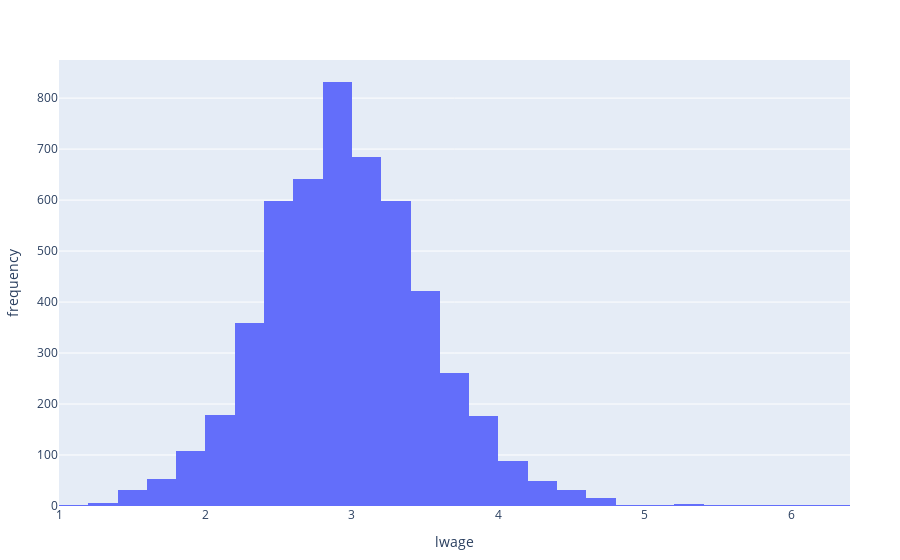

This figure's notebook cell:
### Markdown cell above
## Wage - Lwage

### Code cell
a=select(Z,"lwage")
using PlotlyJS, DataFrames, Distributions
Plot(a,x=:lwage,y=:frequency, kind="histogram",nbinsx=30)

### Figure 1 — Plotly figure (JSON) as saved in the notebook; plotly's stock layout.template omitted (floating-point values rounded to 4 significant figures; data arrays with more than 128 entries replaced by an {"elided": "..."} marker saying what was removed)
{"data": [{"nbinsx": 30, "type": "histogram", "x": {"elided": "5150 float values"}, "xaxis": "x", "y": "frequency", "yaxis": "y"}], "layout": {"legend": {"tracegroupgap": 0}, "margin": {"b": 50, "l": 50, "r": 50, "t": 60}, "xaxis": {"title": {"text": "lwage"}}, "yaxis": {"title": {"text": "frequency"}}}}
